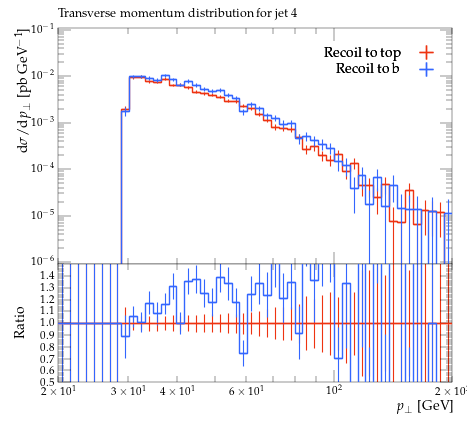

Source code (Python):
#! /usr/bin/env python

# This Python script was auto-generated using YODA v2.0.2.
# Analysis object: /MC_TTBAR/onelep_jet_4_pT
# Timestamp: 31-07-2026 (12:23:22)

import matplotlib as mpl
import matplotlib.pyplot as plt
mpl.use('Agg') # comment out for interactive use
import os
import numpy as np

plotDir = os.path.split(os.path.realpath(__file__))[0]
if 'YODA_USER_PLOT_PATH' in globals():
    plot_outdir = globals()['YODA_USER_PLOT_PATH']
else:
    plot_outdir = plotDir

#plot style
plt.style.use(os.path.join(plotDir, '../default.mplstyle'))
# plot metadata
figW, figH = plt.rcParams['figure.figsize']
ax_xLabel = r'$p_\perp$ [GeV]'
ax_yLabel = r'$\mathrm{d}\sigma/\mathrm{d}p_\perp$ [pb GeV$^{-1}$]'
ax_title  = r'Transverse momentum distribution for jet 4'
ax_xScale = 'log'
ax_yScale = 'log'
xLims = (20.0, 200.0)
yLims = (9e-07, 0.11000000000000001)

# TeX-friendly labels for the legend
labels = {
    'legend' : ([ r"Recoil to top", r"Recoil to b" ], r""),
}

# Adjust canvas width and height
canvasW = 10.0
canvasH = 9.0
figW *= canvasW/10.
figH *= canvasH/9.

# Create figure and axis objects
fig, (ax, ratio0_ax) = plt.subplots(2, 1, sharex=True,
                  figsize=(figW,figH), gridspec_kw={'height_ratios': (6.0, 3.0)})

# Set figure margins
plt.subplots_adjust(
    left   = 1.0 * plt.rcParams['figure.subplot.left'],
    right  = 1.0 * plt.rcParams['figure.subplot.right'],
    top    = 1.0 * plt.rcParams['figure.subplot.top'],
    bottom = 1.0 * plt.rcParams['figure.subplot.bottom'])

ratio0_ax.yaxis.set_major_locator(mpl.ticker.MultipleLocator(0.1))
ratio0_ax.set_ylim(0.5, 1.4999)
ratio0_ax.set_ylabel('Ratio')

# the numerical data is stored in a separate file
dataf = dict()
prefix = os.path.split(__file__)[0]
if prefix:    prefix = prefix + '/'
exec(open(prefix+'onelep_jet_4_pT__data.py').read(), dataf)


legend_handles = dict() # keep track of handles for the legend

# style options for curves
# starts at zorder>=5 to draw curve on top of legend
styles = {
  'recoil_t': {
    'color' : '#EE3311',
    'linestyle' : '-',
    'linewidth' : 1,
    'marker' : 'none',
    'markersize' : 2,
    'capsize' : 0.0,
    'zorder' : 5,
    'histstyle' : 1,
    'drawstyle' : 'steps-pre',
    'xerrorbars' : 1,
    'yerrorbars' : 1,
    'fillcolor' : None,
    'fillopacity' : 1.0,
    'ratio0_linestyle' : '-',
    'ratio0_linewidth' : 1,
    'ratio0_marker' : 'none',
    'ratio0_markersize' : 2,
    'ratio0_capsize' : 0.0,
    'ratio0_zorder' : 5,
    'ratio0_histstyle' : 1,
    'ratio0_drawstyle' : 'steps-pre',
    'ratio0_xerrorbars' : 1,
    'ratio0_yerrorbars' : 1,
  },
  'recoil_b': {
    'color' : '#3366FF',
    'linestyle' : '-',
    'linewidth' : 1,
    'marker' : 'none',
    'markersize' : 2,
    'capsize' : 0.0,
    'zorder' : 6,
    'histstyle' : 1,
    'drawstyle' : 'steps-pre',
    'xerrorbars' : 1,
    'yerrorbars' : 1,
    'fillcolor' : None,
    'fillopacity' : 1.0,
    'ratio0_linestyle' : '-',
    'ratio0_linewidth' : 1,
    'ratio0_marker' : 'none',
    'ratio0_markersize' : 2,
    'ratio0_capsize' : 0.0,
    'ratio0_zorder' : 6,
    'ratio0_histstyle' : 1,
    'ratio0_drawstyle' : 'steps-pre',
    'ratio0_xerrorbars' : 1,
    'ratio0_yerrorbars' : 1,
  },
}

# curve from input yoda files in main panel
for label, yvals in dataf['yvals'].items():
    if all(np.isnan(v) for v in dataf['yvals'][label]):
        continue
    tmp = None
    if styles[label]['histstyle']: # draw as histogram
        xpos = dataf['xedges'][label] if styles[label]['drawstyle'] else dataf['xpoints'][label]
        ypos = np.insert(yvals, 0, yvals[0]) if styles[label]['drawstyle'] else yvals
        if styles[label]['fillcolor']: # fill area below curve
            ax.fill_between(xpos, ypos, step='pre',
                            color=styles[label]['fillcolor'],
                            alpha=styles[label]['fillopacity'])
        tmp, = ax.plot(xpos, ypos,
                       color=styles[label]['color'],
                       linestyle=styles[label]['linestyle'],
                       linewidth=styles[label]['linewidth'],
                       drawstyle=styles[label]['drawstyle'], solid_joinstyle='miter',
                       zorder=styles[label]['zorder'], label=label)
    tmp = ax.errorbar(dataf['xpoints'][label], yvals,
                      xerr=np.array(dataf['xerrs'][label])*styles[label]['xerrorbars'],
                      yerr=np.array(dataf['yerrs'][label])*styles[label]['yerrorbars'],
                      fmt=styles[label]['marker'], capsize=styles[label]['capsize'],
                      markersize=styles[label]['markersize'],
                      ecolor=styles[label]['color'],
                      color=styles[label]['color'], zorder=styles[label]['zorder'])
    tmp[-1][0].set_linestyle(styles[label]['linestyle'])
    tmp[-1][0].set_linewidth(styles[label]['linewidth'])
    if label in dataf['add_legend_handle']:  legend_handles[label] = tmp
    for varLabel in dataf['variation_yvals'].keys():
        if varLabel.startswith(label):
            tmp, = ax.plot(dataf['xedges'][label], dataf['variation_yvals'][varLabel],
                           color=styles[label]['color'],
                           linestyle=styles[label]['linestyle'],
                           linewidth=styles[label]['linewidth'],
                           drawstyle='steps-pre', solid_joinstyle='miter',
                           zorder=styles[label]['zorder'], alpha=0.5)


# plots on ratio panel
# curve from input yoda files in ratio panel
for label, yvals in dataf['ratio0_yvals'].items():
    if all(np.isnan(v) for v in yvals):
        continue
    if styles[label]['ratio0_histstyle']: # plot as histogram
        xpos = dataf['xedges']['recoil_t'] if styles[label]['ratio0_drawstyle'] else dataf['xpoints']['recoil_t']
        ypos = np.insert(yvals, 0, yvals[0]) if styles[label]['ratio0_drawstyle'] else yvals
        ratio0_ax.plot(xpos, ypos,
                       color=styles[label]['color'],
                       linewidth=styles[label]['linewidth'],
                       linestyle=styles[label]['ratio0_linestyle'],
                       drawstyle=styles[label]['ratio0_drawstyle'], zorder=styles[label]['zorder'],
                       solid_joinstyle='miter')
    tmp = ratio0_ax.errorbar(dataf['xpoints']['recoil_t'], yvals,
                             xerr=np.array(dataf['ref_xerrs'])*styles[label]['ratio0_xerrorbars'],
                             yerr=np.array(dataf['ratio0_yerrs'][label])*styles[label]['ratio0_yerrorbars'],
                             fmt=styles[label]['ratio0_marker'], capsize=styles[label]['ratio0_capsize'],
                             markersize=styles[label]['ratio0_markersize'],
                             ecolor=styles[label]['color'],
                             color=styles[label]['color'])
    tmp[-1][0].set_linestyle(styles[label]['ratio0_linestyle'])
    tmp[-1][0].set_linewidth(styles[label]['ratio0_linewidth'])

    for varlabel in dataf['ratio0_variation_vals'].keys():
        if varlabel.startswith(label):
            ratio0_ax.plot(dataf['xedges']['recoil_t'],
                            dataf['ratio0_variation_vals'][varlabel],
                            color=styles[label]['color'],
                            linestyle=styles[label]['linestyle'],
                            linewidth=styles[label]['linewidth'],
                            drawstyle='steps-pre', solid_joinstyle='miter',
                            zorder=1, alpha=0.5)

legend_items = list(legend_handles.values())
ax.add_artist(ax.legend(legend_items,
                        labels['legend'][0],
                        title=labels['legend'][1],
                        alignment='right',
                        loc='upper right',
                        bbox_to_anchor=(1.0, 0.97),markerfirst=False))

# set plot metadata as defined above
ratio0_ax.set_xlabel(ax_xLabel)
ratio0_ax.xaxis.set_label_coords(1., -0.15)
ax.set_ylabel(ax_yLabel, ha='right', va='top')
ax.yaxis.set_label_coords(-0.11, 1.0)
ax.set_title(ax_title, loc='left')
ax.set_xscale(ax_xScale)
ax.set_yscale(ax_yScale)
ax.set_xlim(xLims)
ax.set_ylim(yLims)

# tick formatting
plt.rcParams['xtick.top'] = True
plt.rcParams['ytick.right'] = True
ax.yaxis.set_major_locator(mpl.ticker.LogLocator(base=10.0, numticks=np.inf))
ax.yaxis.set_minor_locator(mpl.ticker.LogLocator(
                           base=10.0, subs=np.arange(0.1, 1, 0.1), numticks=np.inf))
fig.align_ylabels((ax, ratio0_ax))
plt.savefig(os.path.join(plot_outdir, 'onelep_jet_4_pT.pdf'), format='PDF')
plt.savefig(os.path.join(plot_outdir, 'onelep_jet_4_pT.png'), format='PNG')

plt.close(fig)
